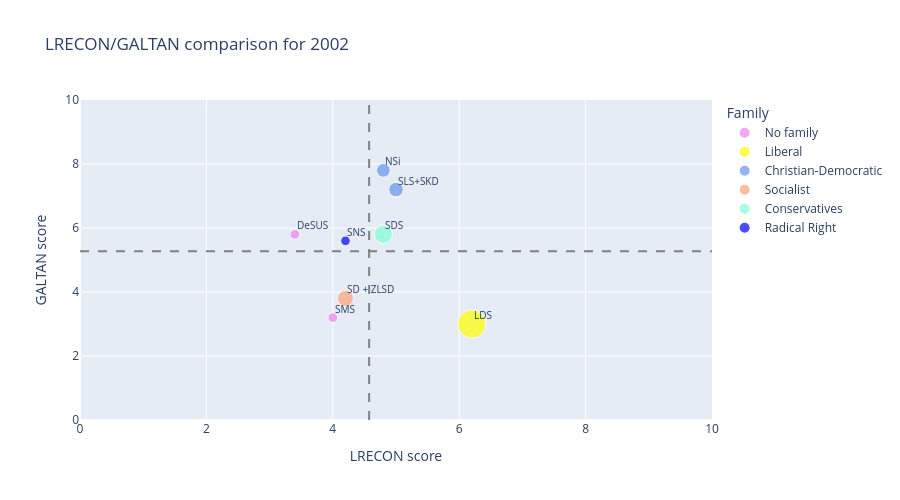
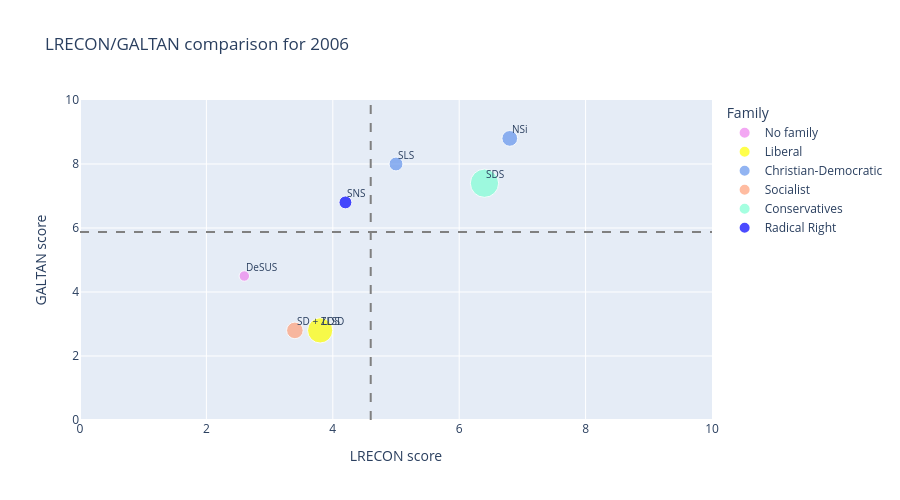
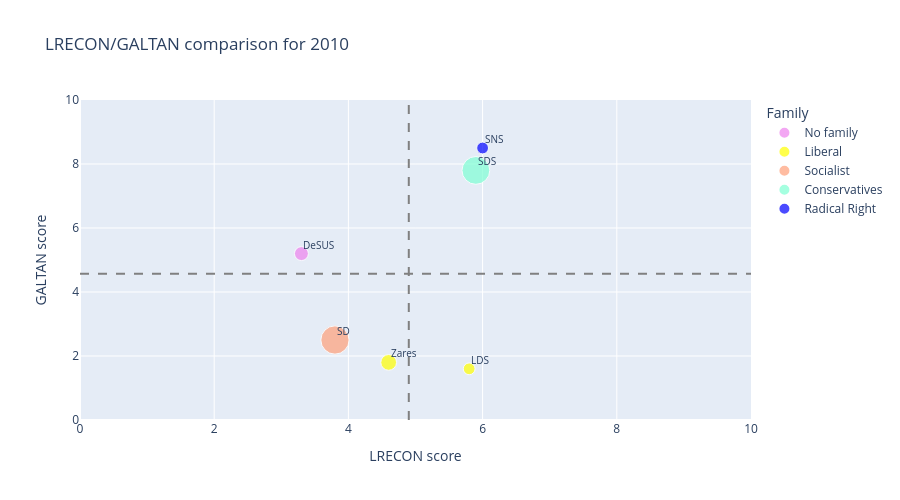
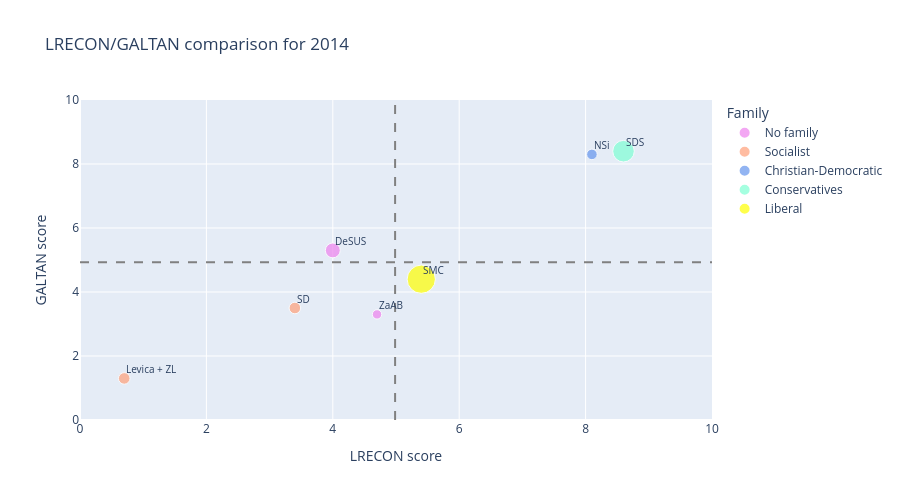

Notebook source saved alongside these figures, in order:
### Markdown cell above
# Ideological and social positioning of parties in individual YEAR

### Code cell
#Inspection of the 2019 data
df["year"] = df["year"].astype(float)
years = [2002, 2006, 2010, 2014, 2019]
df["seat"] = df["seat"].astype(float)

color_map = {
    "Radical Right":"blue", 
    "Conservatives":"aquamarine",
    "Liberal":"yellow", 
    "Christian-Democratic":"cornflowerblue",
    "Socialist":"lightsalmon", 
    "Radical Left":"coral", 
    "Green":"green", 
    "Regionalist":"lightcyan", 
    "No family":"violet", 
    "Confessional":"aqua", 
    "Agrarian/Center":"violet"
}

for year in years:
    df_year = df[df["year"]== year]
    df_year = df_year[df_year["seat"]!=0]
    fig = px.scatter(
        df_year, 
        x="lrecon", 
        y="galtan", 
        size="seat",
        color="family", 
        hover_name="parlamint",
        color_discrete_map=color_map,   
        title=f"LRECON/GALTAN comparison for {year}",
    )
    fig.update_layout(
        height=500,
        width=900,
        xaxis_title="LRECON score", 
        yaxis_title="GALTAN score",
        xaxis=dict(range=[0, 10]), 
        yaxis=dict(range=[0, 10]),
        legend_title_text="Family"
    )
    fig.add_shape(
        type="line",
        x0=0,
        x1=10,
        y0=df_year["galtan"].mean(),
        y1=df_year["galtan"].mean(),
        line=dict(dash="dash", color="gray")
    )
    fig.add_shape(
        type="line",
        x0=df_year["lrecon"].mean(),
        x1=df_year["lrecon"].mean(),
        y0=0,
        y1=10,
        line=dict(dash="dash", color="gray")
    )

    for i, row in df_year.iterrows():
        fig.add_annotation(
            x=row["lrecon"],
            y=row["galtan"],
            text=row["parlamint"],
            showarrow=False,
            font=dict(size=10),
            xanchor="left",
            yanchor="bottom"
        )

    
    
    fig.show()

### Figure 1 — Plotly figure (JSON) as saved in the notebook; plotly's stock layout.template omitted (floating-point values rounded to 4 significant figures)
{"data": [{"hovertemplate": "<b>%{hovertext}</b><br><br>family=No family<br>lrecon=%{x}<br>galtan=%{y}<br>seat=%{marker.size}<extra></extra>", "hovertext": ["DeSUS", "SMS"], "legendgroup": "No family", "marker": {"color": "violet", "size": [4.4, 4.4], "sizemode": "area", "sizeref": 0.0945, "symbol": "circle"}, "mode": "markers", "name": "No family", "orientation": "v", "showlegend": true, "type": "scatter", "x": [3.4, 4.0], "xaxis": "x", "y": [5.8, 3.2], "yaxis": "y"}, {"hovertemplate": "<b>%{hovertext}</b><br><br>family=Liberal<br>lrecon=%{x}<br>galtan=%{y}<br>seat=%{marker.size}<extra></extra>", "hovertext": ["LDS"], "legendgroup": "Liberal", "marker": {"color": "yellow", "size": [37.8], "sizemode": "area", "sizeref": 0.0945, "symbol": "circle"}, "mode": "markers", "name": "Liberal", "orientation": "v", "showlegend": true, "type": "scatter", "x": [6.2], "xaxis": "x", "y": [3.0], "yaxis": "y"}, {"hovertemplate": "<b>%{hovertext}</b><br><br>family=Christian-Democratic<br>lrecon=%{x}<br>galtan=%{y}<br>seat=%{marker.size}<extra></extra>", "hovertext": ["NSi", "SLS+SKD"], "legendgroup": "Christian-Democratic", "marker": {"color": "cornflowerblue", "size": [8.9, 10.0], "sizemode": "area", "sizeref": 0.0945, "symbol": "circle"}, "mode": "markers", "name": "Christian-Democratic", "orientation": "v", "showlegend": true, "type": "scatter", "x": [4.8, 5.0], "xaxis": "x", "y": [7.8, 7.2], "yaxis": "y"}, {"hovertemplate": "<b>%{hovertext}</b><br><br>family=Socialist<br>lrecon=%{x}<br>galtan=%{y}<br>seat=%{marker.size}<extra></extra>", "hovertext": ["SD + ZLSD"], "legendgroup": "Socialist", "marker": {"color": "lightsalmon", "size": [12.2], "sizemode": "area", "sizeref": 0.0945, "symbol": "circle"}, "mode": "markers", "name": "Socialist", "orientation": "v", "showlegend": true, "type": "scatter", "x": [4.2], "xaxis": "x", "y": [3.8], "yaxis": "y"}, {"hovertemplate": "<b>%{hovertext}</b><br><br>family=Conservatives<br>lrecon=%{x}<br>galtan=%{y}<br>seat=%{marker.size}<extra></extra>", "hovertext": ["SDS"], "legendgroup": "Conservatives", "marker": {"color": "aquamarine", "size": [15.6], "sizemode": "area", "sizeref": 0.0945, "symbol": "circle"}, "mode": "markers", "name": "Conservatives", "orientation": "v", "showlegend": true, "type": "scatter", "x": [4.8], "xaxis": "x", "y": [5.8], "yaxis": "y"}, {"hovertemplate": "<b>%{hovertext}</b><br><br>family=Radical Right<br>lrecon=%{x}<br>galtan=%{y}<br>seat=%{marker.size}<extra></extra>", "hovertext": ["SNS"], "legendgroup": "Radical Right", "marker": {"color": "blue", "size": [4.4], "sizemode": "area", "sizeref": 0.0945, "symbol": "circle"}, "mode": "markers", "name": "Radical Right", "orientation": "v", "showlegend": true, "type": "scatter", "x": [4.2], "xaxis": "x", "y": [5.6], "yaxis": "y"}], "layout": {"annotations": [{"font": {"size": 10}, "showarrow": false, "text": "DeSUS", "x": 3.4, "xanchor": "left", "y": 5.8, "yanchor": "bottom"}, {"font": {"size": 10}, "showarrow": false, "text": "LDS", "x": 6.2, "xanchor": "left", "y": 3, "yanchor": "bottom"}, {"font": {"size": 10}, "showarrow": false, "text": "NSi", "x": 4.8, "xanchor": "left", "y": 7.8, "yanchor": "bottom"}, {"font": {"size": 10}, "showarrow": false, "text": "SD + ZLSD", "x": 4.2, "xanchor": "left", "y": 3.8, "yanchor": "bottom"}, {"font": {"size": 10}, "showarrow": false, "text": "SDS", "x": 4.8, "xanchor": "left", "y": 5.8, "yanchor": "bottom"}, {"font": {"size": 10}, "showarrow": false, "text": "SLS+SKD", "x": 5, "xanchor": "left", "y": 7.2, "yanchor": "bottom"}, {"font": {"size": 10}, "showarrow": false, "text": "SMS", "x": 4, "xanchor": "left", "y": 3.2, "yanchor": "bottom"}, {"font": {"size": 10}, "showarrow": false, "text": "SNS", "x": 4.2, "xanchor": "left", "y": 5.6, "yanchor": "bottom"}], "height": 500, "legend": {"itemsizing": "constant", "title": {"text": "Family"}, "tracegroupgap": 0}, "shapes": [{"line": {"color": "gray", "dash": "dash"}, "type": "line", "x0": 0, "x1": 10, "y0": 5.275, "y1": 5.275}, {"line": {"color": "gray", "dash": "dash"}, "type": "line", "x0": 4.575, "x1": 4.575, "y0": 0, "y1": 10}], "title": {"text": "LRECON/GALTAN comparison for 2002"}, "width": 900, "xaxis": {"anchor": "y", "domain": [0, 1], "range": [0, 10], "title": {"text": "LRECON score"}}, "yaxis": {"anchor": "x", "domain": [0, 1], "range": [0, 10], "title": {"text": "GALTAN score"}}}}

### Figure 2 — Plotly figure (JSON) as saved in the notebook; plotly's stock layout.template omitted (floating-point values rounded to 4 significant figures)
{"data": [{"hovertemplate": "<b>%{hovertext}</b><br><br>family=No family<br>lrecon=%{x}<br>galtan=%{y}<br>seat=%{marker.size}<extra></extra>", "hovertext": ["DeSUS"], "legendgroup": "No family", "marker": {"color": "violet", "size": [4.4], "sizemode": "area", "sizeref": 0.0805, "symbol": "circle"}, "mode": "markers", "name": "No family", "orientation": "v", "showlegend": true, "type": "scatter", "x": [2.6], "xaxis": "x", "y": [4.5], "yaxis": "y"}, {"hovertemplate": "<b>%{hovertext}</b><br><br>family=Liberal<br>lrecon=%{x}<br>galtan=%{y}<br>seat=%{marker.size}<extra></extra>", "hovertext": ["LDS"], "legendgroup": "Liberal", "marker": {"color": "yellow", "size": [25.6], "sizemode": "area", "sizeref": 0.0805, "symbol": "circle"}, "mode": "markers", "name": "Liberal", "orientation": "v", "showlegend": true, "type": "scatter", "x": [3.8], "xaxis": "x", "y": [2.8], "yaxis": "y"}, {"hovertemplate": "<b>%{hovertext}</b><br><br>family=Christian-Democratic<br>lrecon=%{x}<br>galtan=%{y}<br>seat=%{marker.size}<extra></extra>", "hovertext": ["NSi", "SLS"], "legendgroup": "Christian-Democratic", "marker": {"color": "cornflowerblue", "size": [10.0, 7.8], "sizemode": "area", "sizeref": 0.0805, "symbol": "circle"}, "mode": "markers", "name": "Christian-Democratic", "orientation": "v", "showlegend": true, "type": "scatter", "x": [6.8, 5.0], "xaxis": "x", "y": [8.8, 8.0], "yaxis": "y"}, {"hovertemplate": "<b>%{hovertext}</b><br><br>family=Socialist<br>lrecon=%{x}<br>galtan=%{y}<br>seat=%{marker.size}<extra></extra>", "hovertext": ["SD + ZLSD"], "legendgroup": "Socialist", "marker": {"color": "lightsalmon", "size": [11.1], "sizemode": "area", "sizeref": 0.0805, "symbol": "circle"}, "mode": "markers", "name": "Socialist", "orientation": "v", "showlegend": true, "type": "scatter", "x": [3.4], "xaxis": "x", "y": [2.8], "yaxis": "y"}, {"hovertemplate": "<b>%{hovertext}</b><br><br>family=Conservatives<br>lrecon=%{x}<br>galtan=%{y}<br>seat=%{marker.size}<extra></extra>", "hovertext": ["SDS"], "legendgroup": "Conservatives", "marker": {"color": "aquamarine", "size": [32.2], "sizemode": "area", "sizeref": 0.0805, "symbol": "circle"}, "mode": "markers", "name": "Conservatives", "orientation": "v", "showlegend": true, "type": "scatter", "x": [6.4], "xaxis": "x", "y": [7.4], "yaxis": "y"}, {"hovertemplate": "<b>%{hovertext}</b><br><br>family=Radical Right<br>lrecon=%{x}<br>galtan=%{y}<br>seat=%{marker.size}<extra></extra>", "hovertext": ["SNS"], "legendgroup": "Radical Right", "marker": {"color": "blue", "size": [6.7], "sizemode": "area", "sizeref": 0.0805, "symbol": "circle"}, "mode": "markers", "name": "Radical Right", "orientation": "v", "showlegend": true, "type": "scatter", "x": [4.2], "xaxis": "x", "y": [6.8], "yaxis": "y"}], "layout": {"annotations": [{"font": {"size": 10}, "showarrow": false, "text": "DeSUS", "x": 2.6, "xanchor": "left", "y": 4.5, "yanchor": "bottom"}, {"font": {"size": 10}, "showarrow": false, "text": "LDS", "x": 3.8, "xanchor": "left", "y": 2.8, "yanchor": "bottom"}, {"font": {"size": 10}, "showarrow": false, "text": "NSi", "x": 6.8, "xanchor": "left", "y": 8.8, "yanchor": "bottom"}, {"font": {"size": 10}, "showarrow": false, "text": "SD + ZLSD", "x": 3.4, "xanchor": "left", "y": 2.8, "yanchor": "bottom"}, {"font": {"size": 10}, "showarrow": false, "text": "SDS", "x": 6.4, "xanchor": "left", "y": 7.4, "yanchor": "bottom"}, {"font": {"size": 10}, "showarrow": false, "text": "SLS", "x": 5, "xanchor": "left", "y": 8, "yanchor": "bottom"}, {"font": {"size": 10}, "showarrow": false, "text": "SNS", "x": 4.2, "xanchor": "left", "y": 6.8, "yanchor": "bottom"}], "height": 500, "legend": {"itemsizing": "constant", "title": {"text": "Family"}, "tracegroupgap": 0}, "shapes": [{"line": {"color": "gray", "dash": "dash"}, "type": "line", "x0": 0, "x1": 10, "y0": 5.871, "y1": 5.871}, {"line": {"color": "gray", "dash": "dash"}, "type": "line", "x0": 4.6, "x1": 4.6, "y0": 0, "y1": 10}], "title": {"text": "LRECON/GALTAN comparison for 2006"}, "width": 900, "xaxis": {"anchor": "y", "domain": [0, 1], "range": [0, 10], "title": {"text": "LRECON score"}}, "yaxis": {"anchor": "x", "domain": [0, 1], "range": [0, 10], "title": {"text": "GALTAN score"}}}}

### Figure 3 — Plotly figure (JSON) as saved in the notebook; plotly's stock layout.template omitted (floating-point values rounded to 4 significant figures)
{"data": [{"hovertemplate": "<b>%{hovertext}</b><br><br>family=No family<br>lrecon=%{x}<br>galtan=%{y}<br>seat=%{marker.size}<extra></extra>", "hovertext": ["DeSUS"], "legendgroup": "No family", "marker": {"color": "violet", "size": [7.8], "sizemode": "area", "sizeref": 0.0805, "symbol": "circle"}, "mode": "markers", "name": "No family", "orientation": "v", "showlegend": true, "type": "scatter", "x": [3.3], "xaxis": "x", "y": [5.2], "yaxis": "y"}, {"hovertemplate": "<b>%{hovertext}</b><br><br>family=Liberal<br>lrecon=%{x}<br>galtan=%{y}<br>seat=%{marker.size}<extra></extra>", "hovertext": ["LDS", "Zares"], "legendgroup": "Liberal", "marker": {"color": "yellow", "size": [5.6, 10.0], "sizemode": "area", "sizeref": 0.0805, "symbol": "circle"}, "mode": "markers", "name": "Liberal", "orientation": "v", "showlegend": true, "type": "scatter", "x": [5.8, 4.6], "xaxis": "x", "y": [1.6, 1.8], "yaxis": "y"}, {"hovertemplate": "<b>%{hovertext}</b><br><br>family=Socialist<br>lrecon=%{x}<br>galtan=%{y}<br>seat=%{marker.size}<extra></extra>", "hovertext": ["SD"], "legendgroup": "Socialist", "marker": {"color": "lightsalmon", "size": [32.2], "sizemode": "area", "sizeref": 0.0805, "symbol": "circle"}, "mode": "markers", "name": "Socialist", "orientation": "v", "showlegend": true, "type": "scatter", "x": [3.8], "xaxis": "x", "y": [2.5], "yaxis": "y"}, {"hovertemplate": "<b>%{hovertext}</b><br><br>family=Conservatives<br>lrecon=%{x}<br>galtan=%{y}<br>seat=%{marker.size}<extra></extra>", "hovertext": ["SDS"], "legendgroup": "Conservatives", "marker": {"color": "aquamarine", "size": [31.1], "sizemode": "area", "sizeref": 0.0805, "symbol": "circle"}, "mode": "markers", "name": "Conservatives", "orientation": "v", "showlegend": true, "type": "scatter", "x": [5.9], "xaxis": "x", "y": [7.8], "yaxis": "y"}, {"hovertemplate": "<b>%{hovertext}</b><br><br>family=Radical Right<br>lrecon=%{x}<br>galtan=%{y}<br>seat=%{marker.size}<extra></extra>", "hovertext": ["SNS"], "legendgroup": "Radical Right", "marker": {"color": "blue", "size": [5.6], "sizemode": "area", "sizeref": 0.0805, "symbol": "circle"}, "mode": "markers", "name": "Radical Right", "orientation": "v", "showlegend": true, "type": "scatter", "x": [6.0], "xaxis": "x", "y": [8.5], "yaxis": "y"}], "layout": {"annotations": [{"font": {"size": 10}, "showarrow": false, "text": "DeSUS", "x": 3.3, "xanchor": "left", "y": 5.2, "yanchor": "bottom"}, {"font": {"size": 10}, "showarrow": false, "text": "LDS", "x": 5.8, "xanchor": "left", "y": 1.6, "yanchor": "bottom"}, {"font": {"size": 10}, "showarrow": false, "text": "SD", "x": 3.8, "xanchor": "left", "y": 2.5, "yanchor": "bottom"}, {"font": {"size": 10}, "showarrow": false, "text": "SDS", "x": 5.9, "xanchor": "left", "y": 7.8, "yanchor": "bottom"}, {"font": {"size": 10}, "showarrow": false, "text": "SNS", "x": 6, "xanchor": "left", "y": 8.5, "yanchor": "bottom"}, {"font": {"size": 10}, "showarrow": false, "text": "Zares", "x": 4.6, "xanchor": "left", "y": 1.8, "yanchor": "bottom"}], "height": 500, "legend": {"itemsizing": "constant", "title": {"text": "Family"}, "tracegroupgap": 0}, "shapes": [{"line": {"color": "gray", "dash": "dash"}, "type": "line", "x0": 0, "x1": 10, "y0": 4.567, "y1": 4.567}, {"line": {"color": "gray", "dash": "dash"}, "type": "line", "x0": 4.9, "x1": 4.9, "y0": 0, "y1": 10}], "title": {"text": "LRECON/GALTAN comparison for 2010"}, "width": 900, "xaxis": {"anchor": "y", "domain": [0, 1], "range": [0, 10], "title": {"text": "LRECON score"}}, "yaxis": {"anchor": "x", "domain": [0, 1], "range": [0, 10], "title": {"text": "GALTAN score"}}}}

### Figure 4 — Plotly figure (JSON) as saved in the notebook; plotly's stock layout.template omitted (floating-point values rounded to 4 significant figures)
{"data": [{"hovertemplate": "<b>%{hovertext}</b><br><br>family=No family<br>lrecon=%{x}<br>galtan=%{y}<br>seat=%{marker.size}<extra></extra>", "hovertext": ["DeSUS", "ZaAB"], "legendgroup": "No family", "marker": {"color": "violet", "size": [11.1, 4.4], "sizemode": "area", "sizeref": 0.1, "symbol": "circle"}, "mode": "markers", "name": "No family", "orientation": "v", "showlegend": true, "type": "scatter", "x": [4.0, 4.7], "xaxis": "x", "y": [5.3, 3.3], "yaxis": "y"}, {"hovertemplate": "<b>%{hovertext}</b><br><br>family=Socialist<br>lrecon=%{x}<br>galtan=%{y}<br>seat=%{marker.size}<extra></extra>", "hovertext": ["Levica + ZL", "SD"], "legendgroup": "Socialist", "marker": {"color": "lightsalmon", "size": [6.7, 6.7], "sizemode": "area", "sizeref": 0.1, "symbol": "circle"}, "mode": "markers", "name": "Socialist", "orientation": "v", "showlegend": true, "type": "scatter", "x": [0.7, 3.4], "xaxis": "x", "y": [1.3, 3.5], "yaxis": "y"}, {"hovertemplate": "<b>%{hovertext}</b><br><br>family=Christian-Democratic<br>lrecon=%{x}<br>galtan=%{y}<br>seat=%{marker.size}<extra></extra>", "hovertext": ["NSi"], "legendgroup": "Christian-Democratic", "marker": {"color": "cornflowerblue", "size": [5.6], "sizemode": "area", "sizeref": 0.1, "symbol": "circle"}, "mode": "markers", "name": "Christian-Democratic", "orientation": "v", "showlegend": true, "type": "scatter", "x": [8.1], "xaxis": "x", "y": [8.3], "yaxis": "y"}, {"hovertemplate": "<b>%{hovertext}</b><br><br>family=Conservatives<br>lrecon=%{x}<br>galtan=%{y}<br>seat=%{marker.size}<extra></extra>", "hovertext": ["SDS"], "legendgroup": "Conservatives", "marker": {"color": "aquamarine", "size": [23.3], "sizemode": "area", "sizeref": 0.1, "symbol": "circle"}, "mode": "markers", "name": "Conservatives", "orientation": "v", "showlegend": true, "type": "scatter", "x": [8.6], "xaxis": "x", "y": [8.4], "yaxis": "y"}, {"hovertemplate": "<b>%{hovertext}</b><br><br>family=Liberal<br>lrecon=%{x}<br>galtan=%{y}<br>seat=%{marker.size}<extra></extra>", "hovertext": ["SMC"], "legendgroup": "Liberal", "marker": {"color": "yellow", "size": [40.0], "sizemode": "area", "sizeref": 0.1, "symbol": "circle"}, "mode": "markers", "name": "Liberal", "orientation": "v", "showlegend": true, "type": "scatter", "x": [5.4], "xaxis": "x", "y": [4.4], "yaxis": "y"}], "layout": {"annotations": [{"font": {"size": 10}, "showarrow": false, "text": "DeSUS", "x": 4, "xanchor": "left", "y": 5.3, "yanchor": "bottom"}, {"font": {"size": 10}, "showarrow": false, "text": "Levica + ZL", "x": 0.7, "xanchor": "left", "y": 1.3, "yanchor": "bottom"}, {"font": {"size": 10}, "showarrow": false, "text": "NSi", "x": 8.1, "xanchor": "left", "y": 8.3, "yanchor": "bottom"}, {"font": {"size": 10}, "showarrow": false, "text": "SD", "x": 3.4, "xanchor": "left", "y": 3.5, "yanchor": "bottom"}, {"font": {"size": 10}, "showarrow": false, "text": "SDS", "x": 8.6, "xanchor": "left", "y": 8.4, "yanchor": "bottom"}, {"font": {"size": 10}, "showarrow": false, "text": "SMC", "x": 5.4, "xanchor": "left", "y": 4.4, "yanchor": "bottom"}, {"font": {"size": 10}, "showarrow": false, "text": "ZaAB", "x": 4.7, "xanchor": "left", "y": 3.3, "yanchor": "bottom"}], "height": 500, "legend": {"itemsizing": "constant", "title": {"text": "Family"}, "tracegroupgap": 0}, "shapes": [{"line": {"color": "gray", "dash": "dash"}, "type": "line", "x0": 0, "x1": 10, "y0": 4.929, "y1": 4.929}, {"line": {"color": "gray", "dash": "dash"}, "type": "line", "x0": 4.986, "x1": 4.986, "y0": 0, "y1": 10}], "title": {"text": "LRECON/GALTAN comparison for 2014"}, "width": 900, "xaxis": {"anchor": "y", "domain": [0, 1], "range": [0, 10], "title": {"text": "LRECON score"}}, "yaxis": {"anchor": "x", "domain": [0, 1], "range": [0, 10], "title": {"text": "GALTAN score"}}}}
